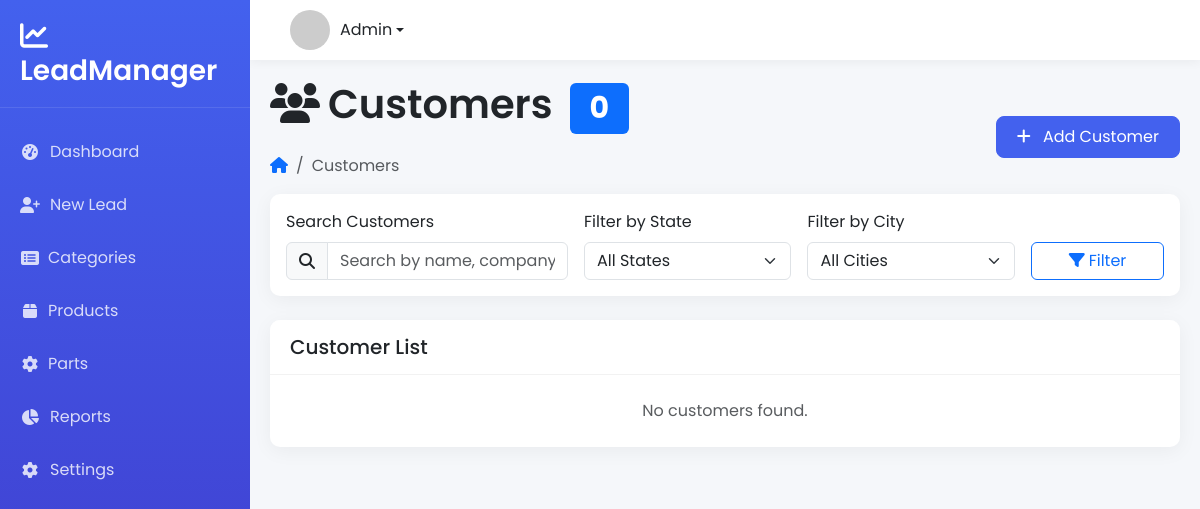
The app's page /customers/ (signed in), older data.
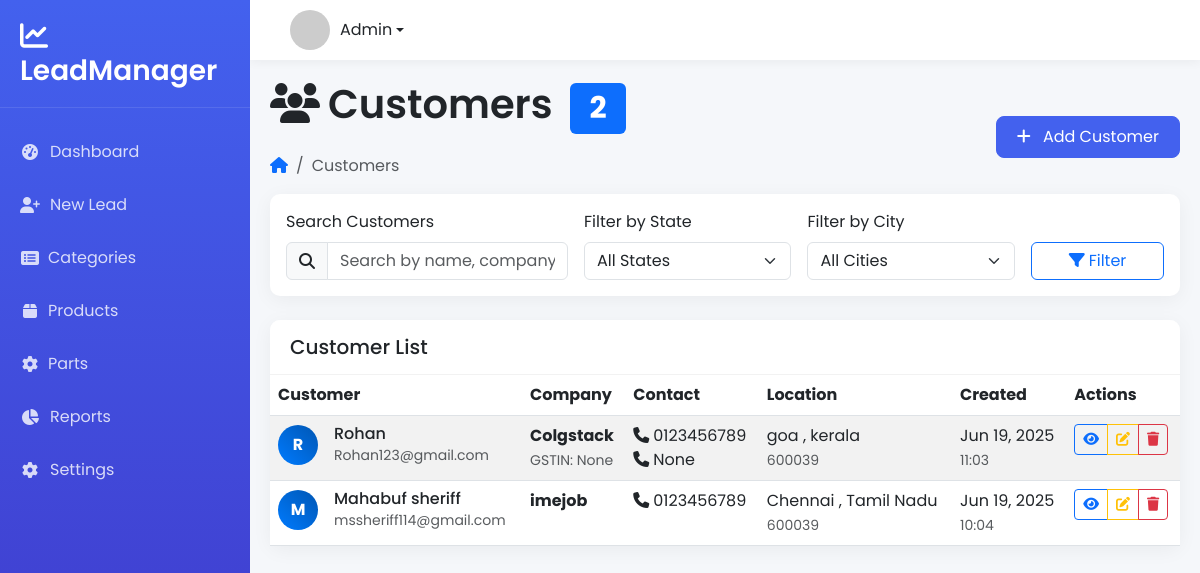
The same page, newer data.
### leads/models.py (models this page shows, shortened)
class Customer(models.Model):
    company_name = models.CharField(max_length=200, blank=True, null=True)
    customer_name = models.CharField(max_length=200)
    phone_number = models.CharField(max_length=15)
    phone_number_2 = models.CharField(max_length=15, blank=True, null=True)
    email = models.EmailField(blank=True, null=True)
    gstin = models.CharField(max_length=20, blank=True, null=True)
    address_line_1 = models.TextField(blank=True, null=True)
    address_line_2 = models.TextField(blank=True, null=True)
    city = models.CharField(max_length=100, blank=True, null=True)
    state = models.CharField(max_length=100, blank=True, null=True)
    pincode = models.CharField(max_length=10, blank=True, null=True)
    company_website = models.URLField(blank=True, null=True)
    created_by = models.ForeignKey(User, on_delete=models.CASCADE)
    created_at = models.DateTimeField(auto_now_add=True)
    updated_at = models.DateTimeField(auto_now=True)
    class Meta:
        verbose_name = "Customer"
        verbose_name_plural = "Customers"
        ordering = ['-created_at']

### leads/views.py (the view, shortened to what this page needs)
# urls.py: path('customers/', views.customer_list, name='customer_list'),
@login_required
def customer_list(request):
    customers = Customer.objects.all()
    search_query = request.GET.get('search', '')
    state_filter = request.GET.get('state', '')
    if state_filter:
        customers = customers.filter(state__icontains=state_filter)
    city_filter = request.GET.get('city', '')
    if city_filter:
        customers = customers.filter(city__icontains=city_filter)
    states = Customer.objects.exclude(state__isnull=True).exclude(state='').values_list('state', flat=True).distinct().order_by('state')
    cities = Customer.objects.exclude(city__isnull=True).exclude(city='').values_list('city', flat=True).distinct().order_by('city')
    paginator = Paginator(customers, 10)
    page_number = request.GET.get('page')
    page_obj = paginator.get_page(page_number)
    return render(request, 'customer_list.html', {
        'customers': page_obj,
        'search_query': search_query,
        'state_filter': state_filter,
        'city_filter': city_filter,
        'states': states,
        'cities': cities,
        'total_customers': Customer.objects.count(),
    })

### leads/templates/customer_list.html (shortened to what this page needs)
{% extends "base.html" %}
{% block content %}
<div class="page-header">
    <div class="d-flex justify-content-between align-items-center">
        <div>
            <h1 class="page-title">
                <i class="fas fa-users me-2"></i>Customers
                <span class="badge bg-primary ms-2">{{ total_customers }}</span>
            </h1>
            <nav aria-label="breadcrumb" class="d-none d-md-block">
                <ol class="breadcrumb">
                    <li class="breadcrumb-item"><a href="{% url 'dashboard' %}"><i class="fas fa-home"></i></a></li>
                    <li class="breadcrumb-item active" aria-current="page">Customers</li>
                </ol>
            </nav>
        </div>
        <div>
            <a href="{% url 'add_customer' %}" class="btn btn-primary">
                <i class="fas fa-plus me-2 d-none d-sm-inline"></i>
                <span class="d-none d-sm-inline">Add Customer</span>
            </a>
        </div>
    </div>
</div>
<div class="card mb-4">
    <div class="card-body">
        <form method="get" class="row g-3">
            <div class="col-md-4 d-none d-md-block">
                <label for="search" class="form-label">Search Customers</label>
                <div class="input-group">
                    <span class="input-group-text"><i class="fas fa-search"></i></span>
                    <input type="text" class="form-control" id="search" name="search"
                           value="{{ search_query }}" placeholder="Search by name, company, phone...">
                </div>
            </div>
            <div class="col-md-3 d-none d-md-block">
                <label for="state" class="form-label">Filter by State</label>
                <select class="form-select" id="state" name="state">
                    <option value="">All States</option>
                </select>
            </div>
            <div class="col-md-3 d-none d-md-block">
                <label for="city" class="form-label">Filter by City</label>
                <select class="form-select" id="city" name="city">
                    <option value="">All Cities</option>
                </select>
            </div>
            <div class="col-12 col-md-2">
                <label class="form-label d-none d-md-block">&nbsp;</label>
                <div class="d-grid">
                    <button type="submit" class="btn btn-outline-primary">
                        <i class="fas fa-filter me-1"></i>Filter
                    </button>
                </div>
            </div>
        </form>
    </div>
</div>
<div class="card">
    <div class="card-header">
        <h5 class="card-title mb-0">Customer List</h5>
    </div>
    <div class="card-body p-0">
        {% if customers %}
            <div class="table-responsive d-none d-lg-block">
                <table class="table table-hover table-striped mb-0">
                    <thead class="bg-light">
                        <tr>
                            <th>Customer</th>
                            <th>Company</th>
                            <th>Contact</th>
                            <th>Location</th>
                            <th>Created</th>
                            <th>Actions</th>
                        </tr>
                    </thead>
                    <tbody>
                        {% for customer in customers %}
                            <tr>
                                <td>
                                    <div class="d-flex align-items-center">
                                        <div class="avatar-circle me-3">
                                            {{ customer.customer_name|first|upper }}
                                        </div>
                                        <div>
                                            <h6 class="mb-0">{{ customer.customer_name }}</h6>
                                            {% if customer.email %}
                                                <small class="text-muted">{{ customer.email }}</small>
                                            {% endif %}
                                        </div>
                                    </div>
                                </td>
                                <td>
                                    {% if customer.company_name %}
                                        <span class="fw-bold">{{ customer.company_name }}</span>
                                        {% if customer.gstin %}
                                            <br><small class="text-muted">GSTIN: {{ customer.gstin }}</small>
                                        {% endif %}
                                    {% else %}
                                        <span class="text-muted">Individual</span>
                                    {% endif %}
                                </td>
                                <td>
                                    <div>
                                        <i class="fas fa-phone me-1"></i>{{ customer.phone_number }}
                                        {% if customer.phone_number_2 %}
                                            <br><i class="fas fa-phone me-1"></i>{{ customer.phone_number_2 }}
                                        {% endif %}
                                    </div>
                                </td>
                                <td>
                                    {% if customer.city or customer.state %}
                                        <div>
                                            {% if customer.city %}{{ customer.city }}{% endif %}
                                            {% if customer.city and customer.state %}, {% endif %}
                                            {% if customer.state %}{{ customer.state }}{% endif %}
                                        </div>
                                        {% if customer.pincode %}
                                            <small class="text-muted">{{ customer.pincode }}</small>
                                        {% endif %}
                                    {% else %}
                                        <span class="text-muted">Not specified</span>
                                    {% endif %}
                                </td>
                                <td>
                                    <div>{{ customer.created_at|date:"M d, Y" }}</div>
                                    <small class="text-muted">{{ customer.created_at|date:"H:i" }}</small>
                                </td>
                                <td>
                                    <div class="btn-group" role="group">
                                        <a href="{% url 'customer_detail' customer.id %}"
                                           class="btn btn-sm btn-outline-primary" title="View Details">
                                            <i class="fas fa-eye"></i>
                                        </a>
                                        <a href="{% url 'edit_customer' customer.id %}" class="btn btn-sm btn-outline-warning" title="Edit">
                                            <i class="fas fa-edit"></i>
                                        </a>
                                        <button type="button" class="btn btn-sm btn-outline-danger"
                                                title="Delete" onclick="confirmDelete('{{ customer.id }}', '{{ customer.customer_name }}')">
                                            <i class="fas fa-trash"></i>
                                        </button>
                                    </div>
                                </td>
                            </tr>
                        {% endfor %}
                    </tbody>
                </table>
            </div>
        {% else %}
            <div class="p-4">
                <p class="mb-0 text-muted text-center">No customers found.</p>
            </div>
        {% endif %}
    </div>
</div>
{% endblock %}

### leads/templates/base.html (shortened to what this page needs)
<!DOCTYPE html>
<html lang="en">
<head>
    <link href="https://cdn.jsdelivr.net/npm/bootstrap@5.3.0/dist/css/bootstrap.min.css" rel="stylesheet">
    <link rel="stylesheet" href="https://cdnjs.cloudflare.com/ajax/libs/font-awesome/6.4.0/css/all.min.css">
</head>
<body>
    <div class="sidebar">
        <div class="sidebar-brand">
            <h3><i class="fas fa-chart-line me-2"></i> LeadManager</h3>
        </div>
        <div class="sidebar-nav">
            <ul class="nav flex-column">
                <li class="nav-item">
                    <a class="nav-link {% if request.path == '/dashboard/' %}active{% endif %}" href="{% url 'dashboard' %}">
                        <i class="fas fa-tachometer-alt"></i>
                        <span>Dashboard</span>
                    </a>
                </li>
                <li class="nav-item">
                    <a class="nav-link {% if request.path == '/new-lead/' %}active{% endif %}" href="{% url 'new_lead' %}">
                        <i class="fas fa-user-plus"></i>
                        <span>New Lead</span>
                    </a>
                </li>
                <li class="nav-item">
                     <a class="nav-link {% if request.path == '/categories/' %}active{% endif %} " href="{% url 'category_list' %}">
                        <i class="fas fa-list-alt me-2"></i> Categories
                     </a>
                </li>
                <li class="nav-item">
                     <a class="nav-link {% if request.path == '/products/' %}active{% endif %}" href="{% url 'product_list' %}">
                        <i class="fas fa-box me-2"></i> Products
                     </a>
                </li>
                <li class="nav-item ">
                     <a class="nav-link {% if request.path == '/parts/' %}active{% endif %}" href="{% url 'parts_list' %}">
                        <i class="fas fa-cog me-2"></i> Parts
                     </a>
                </li>
                <li class="nav-item">
                    <a class="nav-link" href="#">
                        <i class="fas fa-chart-pie"></i>
                        <span>Reports</span>
                    </a>
                </li>
                <li class="nav-item">
                    <a class="nav-link" href="#">
                        <i class="fas fa-cog"></i>
                        <span>Settings</span>
                    </a>
                </li>
            </ul>
        </div>
    </div>
    <div class="main-content">
        <header class="header">
            <div class="header-right" style="margin-left: 20px;" >
                <div class="dropdown user-dropdown">
                    <a class="dropdown-toggle d-flex align-items-center" href="#" role="button" id="userDropdown" data-bs-toggle="dropdown" style="text-decoration: none; color: #212529;">
                        <img src="https://ui-avatars.com/api/?name=Admin&background=random" alt="User">
                        <span>Admin</span>
                    </a>
                </div>
            </div>
        </header>
        <div class="content-wrapper">
            {% block content %}{% endblock %}
        </div>
    </div>
</body>
</html>

### leads/templates/base.html (style rules this page uses)
:root { --primary-color: #4361ee; --secondary-color: #3f37c9; --accent-color: #4895ef; --light-color: #f8f9fa; --dark-color: #212529; --sidebar-width: 250px; --header-height: 60px; }
body { font-family: 'Poppins', sans-serif; background-color: #f5f7fa; color: #4a4a4a; min-height: 100vh; display: flex; flex-direction: column; }
.sidebar { width: var(--sidebar-width); background: linear-gradient(180deg, var(--primary-color) 0%, var(--secondary-color) 100%); color: white; height: 100vh; position: fixed; transition: all 0.3s; z-index: 1000; }
.sidebar-brand { padding: 20px; display: flex; align-items: center; justify-content: center; border-bottom: 1px solid rgba(255, 255, 255, 0.1); }
.sidebar-brand h3 { margin-bottom: 0; font-weight: 600; }
.sidebar-nav { padding: 20px 0; }
.nav-item { margin-bottom: 5px; }
.nav-link { color: rgba(255, 255, 255, 0.8); padding: 12px 20px; border-radius: 0 30px 30px 0; transition: all 0.3s; display: flex; align-items: center; }
.nav-link i { margin-right: 10px; width: 20px; text-align: center; }
.main-content { flex: 1; margin-left: var(--sidebar-width); transition: all 0.3s; }
.header { height: var(--header-height); background: white; box-shadow: 0 2px 10px rgba(0, 0, 0, 0.05); display: flex; align-items: center; justify-content: space-between; padding: 0 20px; position:fixed; width: calc(100% - var(--sidebar-width)); left: var(--sidebar-width); z-index: 100; }
.header-right { display: flex; align-items: center; }
.user-dropdown img { width: 40px; height: 40px; border-radius: 50%; margin-right: 10px; }
.card { border: none; border-radius: 10px; box-shadow: 0 4px 20px rgba(0, 0, 0, 0.05); margin-bottom: 20px; transition: all 0.3s; }
.card-header { background-color: white; border-bottom: 1px solid rgba(0, 0, 0, 0.05); font-weight: 600; padding: 15px 20px; border-radius: 10px 10px 0 0 !important; }
.btn-primary { background-color: var(--primary-color); border-color: var(--primary-color); padding: 8px 20px; border-radius: 8px; }
.content-wrapper { padding: 20px; margin-top: var(--header-height); }
.page-title { font-weight: 600; margin-bottom: 20px; color: var(--dark-color); }

### leads/templates/customer_list.html (style rules this page uses)
.avatar-circle { width: 40px; height: 40px; border-radius: 50%; background: linear-gradient(45deg, #007bff, #0056b3); display: flex; align-items: center; justify-content: center; color: white; font-weight: bold; font-size: 16px; }

Row changes from the older to the newer data that the page shows:
added Customer: customer_name|first "R", customer_name "Rohan", email "Rohan123@gmail.com", company_name "Colgstack", gstin "None", phone_number "0123456789", phone_number_2 "None", city "goa", state "kerala", pincode "600039", created_at "Jun 19, 2025", created_at "11:03"
added Customer: customer_name|first "M", customer_name "Mahabuf sheriff", email "mssheriff114@gmail.com", company_name "imejob", phone_number "0123456789", city "Chennai", state "Tamil Nadu", pincode "600039", created_at "Jun 19, 2025", created_at "10:04"
Text that changed along with them:
{{ total_customers }}: "0" → "2"
text no longer shown: "No customers found."
text now shown: "Customer Company Contact Location Created Actions"
